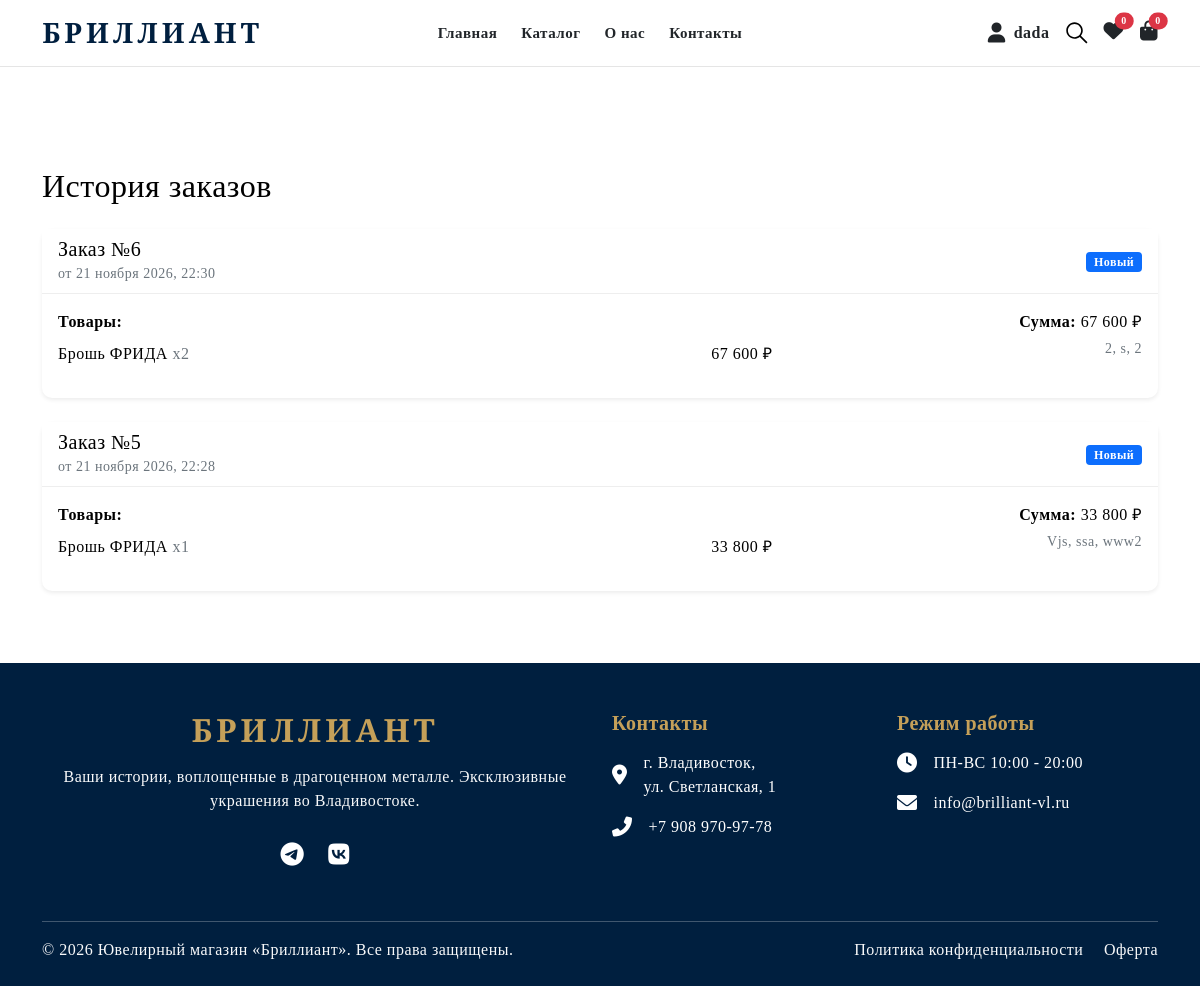
The page /my-orders/ (signed in) on the database as committed earlier.
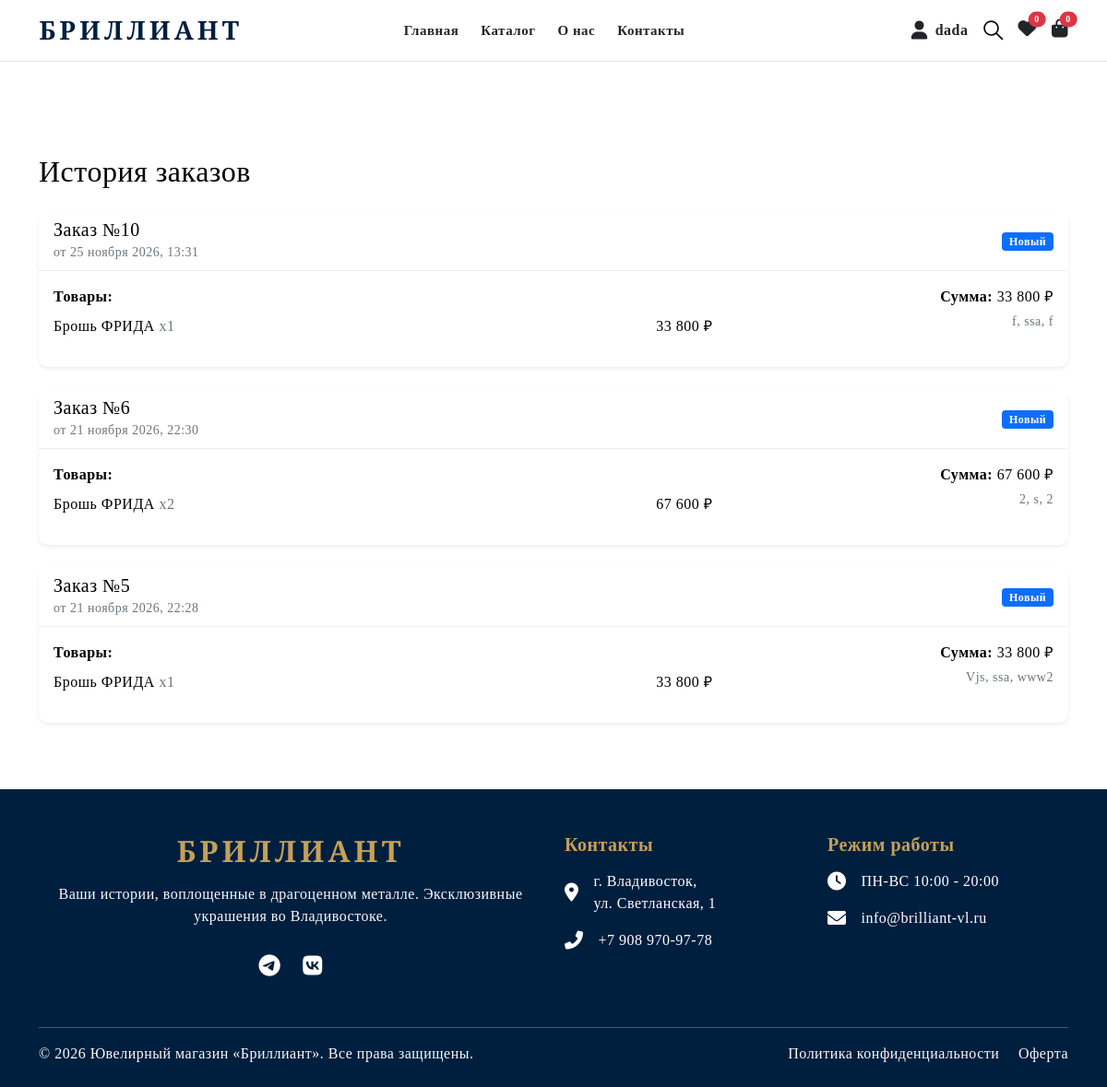
The same page on the database as committed later.
### users/models.py (models this page shows, shortened)
class Order(models.Model):
    STATUS_CHOICES = (
        ('new', 'Новый'),
        ('processing', 'В обработке'),
        ('shipped', 'Отправлен'),
        ('delivered', 'Доставлен'),
        ('cancelled', 'Отменен'),
    )
    user = models.ForeignKey(User, on_delete=models.CASCADE, verbose_name="Пользователь")
    first_name = models.CharField('Имя', max_length=50)
    last_name = models.CharField('Фамилия', max_length=50)
    phone = models.CharField('Телефон', max_length=20)
    email = models.EmailField('Email')
    address = models.CharField('Адрес', max_length=255)
    city = models.CharField('Город', max_length=100)
    postal_code = models.CharField('Индекс', max_length=20)
    region = models.CharField('Область', max_length=100, blank=True)
    created_at = models.DateTimeField('Дата создания', auto_now_add=True)
    status = models.CharField('Статус', max_length=20, choices=STATUS_CHOICES, default='new')
    total_price = models.DecimalField('Общая сумма', max_digits=10, decimal_places=2)

class OrderItem(models.Model):
    order = models.ForeignKey(Order, related_name='items', on_delete=models.CASCADE)
    product = models.ForeignKey(Product, on_delete=models.SET_NULL, null=True)
    price = models.DecimalField('Цена', max_digits=10, decimal_places=2)
    quantity = models.PositiveIntegerField('Количество', default=1)
    @property
    def total_price(self):
        return self.price * self.quantity

### main/models.py (models this page shows, shortened)
class Product(models.Model):
    article = models.CharField('Артикул', max_length=50)
    title = models.CharField('Название', max_length=100)
    price = models.DecimalField('Цена', max_digits=10, decimal_places=2)
    description = models.TextField('Описание')
    image = models.ImageField(upload_to='products/', verbose_name="Фото")
    category = models.ForeignKey(Category, on_delete=models.SET_NULL, null=True, verbose_name="Категория")
    vendor = models.ForeignKey(Vendor, on_delete=models.SET_NULL, null=True, verbose_name="Бренд")
    metal = models.ForeignKey(Metal, on_delete=models.SET_NULL, null=True, verbose_name="Металл")
    color = models.ForeignKey(Color, on_delete=models.SET_NULL, null=True, verbose_name="Цвет")
    size = models.ForeignKey(Size, on_delete=models.SET_NULL, null=True, verbose_name="Размер")

### users/views.py (the view)
# urls.py: path('my-orders/', views.order_history, name='order_history'),
@login_required
def order_history(request):
    orders = Order.objects.filter(user=request.user).order_by('-created_at')
    return render(request, 'users/order_history.html', {'orders': orders})

### users/context_processors.py (called while the page is built)
def global_counts(request):
    if request.user.is_authenticated:
        cart = Cart.objects.filter(user=request.user).first()
        return {
            'global_cart': cart,
            'global_wishlist_count': WishlistItem.objects.filter(user=request.user).count(),
        }
    return {
        'global_cart': None,
        'global_wishlist_count': 0,
    }

### users/models.py (called while the page is built)
    @property
    def total_items(self):
        return sum(item.quantity for item in self.items.all())

### main/templates/users/order_history.html
{% extends 'base.html' %}
{% load static %}
{% load humanize %}
{% block content %}
<div class="container mt-100 mb-100">
    <h2 class="mb-4">История заказов</h2>
    {% if orders %}
        <div class="row">
            {% for order in orders %}
            <div class="col-12 mb-4">
                <div class="card shadow-sm border-0" style="border-radius: 10px;">
                    <div class="card-header bg-white d-flex justify-content-between align-items-center" style="border-bottom: 1px solid #eee;">
                        <div>
                            <h5 class="mb-0">Заказ №{{ order.id }}</h5>
                            <small class="text-muted">от {{ order.created_at|date:"d E Y, H:i" }}</small>
                        </div>
                        <div>
                            {% if order.status == 'new' %}
                                <span class="badge bg-primary">Новый</span>
                            {% elif order.status == 'processing' %}
                                <span class="badge bg-warning text-dark">В обработке</span>
                            {% elif order.status == 'shipped' %}
                                <span class="badge bg-info text-dark">Отправлен</span>
                            {% elif order.status == 'delivered' %}
                                <span class="badge bg-success">Доставлен</span>
                            {% else %}
                                <span class="badge bg-secondary">{{ order.get_status_display }}</span>
                            {% endif %}
                        </div>
                    </div>
                    <div class="card-body">
                        <div class="row">
                            <div class="col-md-8">
                                <strong>Товары:</strong>
                                <ul class="list-unstyled mt-2">
                                    {% for item in order.items.all %}
                                    <li class="d-flex justify-content-between mb-1">
                                        <span>{{ item.product.title }} <span class="text-muted">x{{ item.quantity }}</span></span>
                                        <span>{{ item.total_price|floatformat:0|intcomma }} ₽</span>
                                    </li>
                                    {% endfor %}
                                </ul>
                            </div>
                            <div class="col-md-4 text-md-end mt-3 mt-md-0">
                                <p class="mb-1"><strong>Сумма:</strong> {{ order.total_price|floatformat:0|intcomma }} ₽</p>
                                <p class="mb-0 text-muted small">
                                    {{ order.region }}, {{ order.city }}, {{ order.address }}
                                </p>
                            </div>
                        </div>
                    </div>
                </div>
            </div>
            {% endfor %}
        </div>
    {% else %}
        <div class="text-center py-5">
            <h4 class="text-muted">У вас пока нет заказов 😔</h4>
            <a href="/collection" class="btn btn-primary mt-3">Перейти в магазин</a>
        </div>
    {% endif %}
</div>
{% endblock %}

Rows that differ between the two databases and show on the page:
added Order: id "10", created_at "25 ноября 2026, 13:31", status "Новый", total_price "33 800", region "f", city "ssa", address "f"
added OrderItem: product "Брошь ФРИДА", quantity "1", total_price "33 800", shown under "10"
